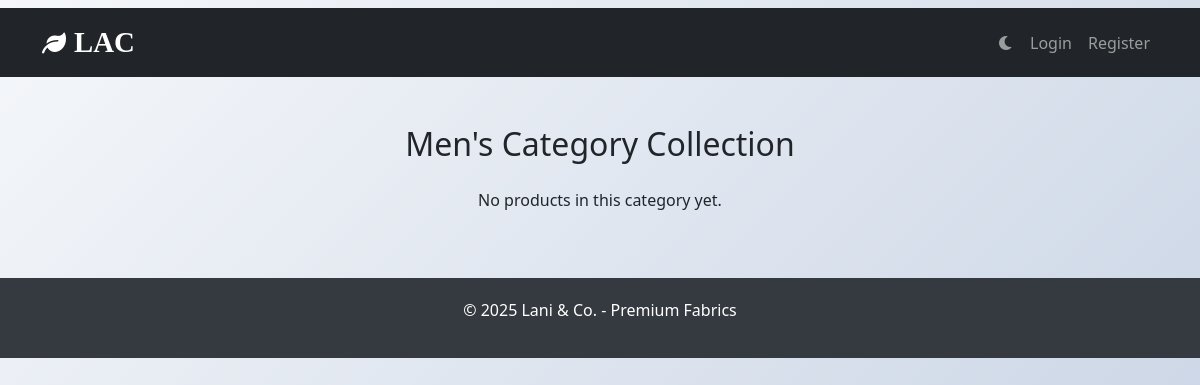
The app's page /category/men/, older data.
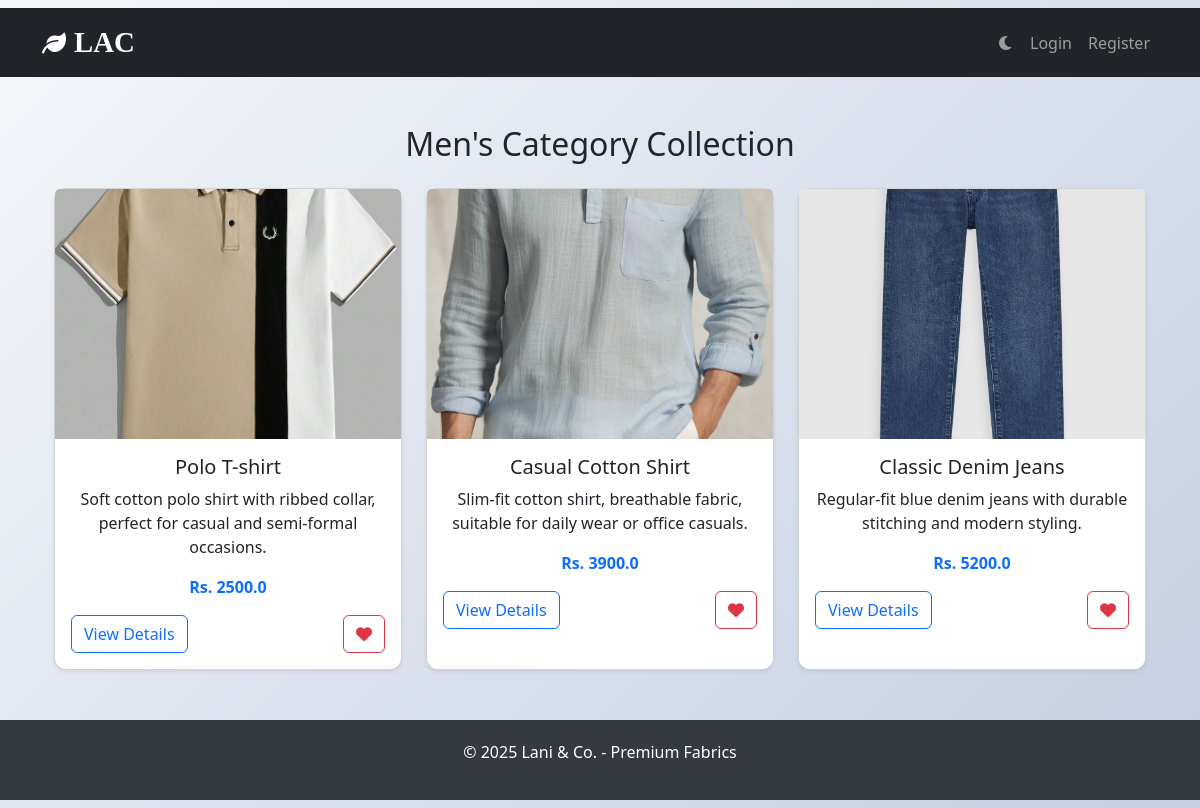
The same page, newer data.
### shop/models.py (models this page shows, shortened)
class Category(models.Model):
    name = models.CharField(max_length=100)
    slug = models.SlugField(unique=True, blank=False, null=False)
    image = models.ImageField(upload_to='categories/', blank=True, null=True)

class Product(models.Model):
    name = models.CharField(max_length=100)
    price = models.FloatField()
    category = models.ForeignKey(Category, on_delete=models.CASCADE)
    description = models.TextField(blank=True)
    image_filename = models.CharField(max_length=200, blank=True, null=True)   # static image
    is_latest = models.BooleanField(default=False)                             # admin‑controlled

### myapp/views.py (the view)
# urls.py: path('category/<slug:slug>/', views.category_products, name='category_products'),
@never_cache
def category_products(request, slug):
    category = get_object_or_404(Category, slug=slug)
    products = Product.objects.filter(category=category)
    search_query = request.GET.get('q', '')
    if search_query:
        products = products.filter(name__icontains=search_query)
    favorited_ids = []
    if request.user.is_authenticated:
        favorited_ids = request.user.favorite_set.values_list('product_id', flat=True)
    return render(request, 'category_products.html', {
        'category': category,
        'products': products,
        'search_query': search_query,
        'favorited_ids': favorited_ids,
    })

### shop/templates/category_products.html (shortened to what this page needs)
{% extends 'base.html' %}
{% load static %}
{% block content %}
<div class="container my-5">
    <h2 class="text-center mb-4">{{ category.name }} Collection</h2>
    <div class="row g-4">
        {% if products %}
            {% for product in products %}
            <div class="col-md-4">
                <div class="card h-100 shadow-sm">
                    {% if product.image_filename %}
                        <img src="{% static 'images/products/'|add:product.image_filename %}" class="card-img-top" style="height: 250px; object-fit: cover;">
                    {% elif product.image %}
                        <img src="{{ product.image.url }}" class="card-img-top" style="height: 250px; object-fit: cover;">
                    {% else %}
                        <img src="https://via.placeholder.com/300x250?text=No+Image" class="card-img-top">
                    {% endif %}
                    <div class="card-body text-center">
                        <h5 class="card-title">{{ product.name }}</h5>
                        <p class="card-text">{{ product.description|truncatewords:15 }}</p>
                        <p class="fw-bold text-primary">Rs. {{ product.price }}</p>
                        <div class="d-flex justify-content-between align-items-center">
                            <a href="{% url 'product_detail' product.id %}" class="btn btn-outline-primary">View Details</a>
                            <button class="btn favorite-btn {% if product.id in favorited_ids %}btn-danger{% else %}btn-outline-danger{% endif %}" data-product-id="{{ product.id }}">
                                <i class="fas fa-heart"></i>
                            </button>
                        </div>
                    </div>
                </div>
            </div>
            {% endfor %}
        {% else %}
            <p class="text-center">
                {% if search_query %}
                    No products found matching "{{ search_query }}" in this category.
                {% else %}
                    No products in this category yet.
                {% endif %}
            </p>
        {% endif %}
    </div>
</div>
{% endblock %}

### shop/templates/base.html (shortened to what this page needs)
{% load static %}
<!DOCTYPE html>
<html lang="en">
<head>
    <link href="https://cdn.jsdelivr.net/npm/bootstrap@5.3.0-alpha1/dist/css/bootstrap.min.css" rel="stylesheet">
    <link rel="stylesheet" href="https://cdnjs.cloudflare.com/ajax/libs/font-awesome/6.0.0/css/all.min.css">
</head>
<body>
<nav class="navbar navbar-expand-lg navbar-dark bg-dark">
    <div class="container">
        <a class="navbar-brand" href="{% url 'home' %}" style="color: white !important;">
            <i class="fas fa-leaf" style="color: white !important;"></i>
            <span style="font-family: 'Cursive', 'Brush Script MT', cursive; font-size: 1.8rem; color: white !important;">LAC</span>
        </a>
        <div class="collapse navbar-collapse" id="navbarNav">
            <ul class="navbar-nav ms-auto">
                <li class="nav-item">
                    <a class="nav-link" href="#" id="darkModeToggle">
                        <i class="fas fa-moon"></i>
                    </a>
                </li>
                {% if user.is_authenticated %}
                <li class="nav-item">
                    <a class="nav-link" href="{% url 'home' %}" title="Home">
                        <i class="fas fa-home"></i>
                    </a>
                </li>
                <li class="nav-item">
                    <a class="nav-link" href="{% url 'cart' %}" title="Cart">
                        <i class="fas fa-shopping-cart"></i>
                    </a>
                </li>
                <li class="nav-item">
                    <a class="nav-link" href="{% url 'order_history' %}" title="Orders">
                        <i class="fas fa-box"></i>
                    </a>
                </li>
                <li class="nav-item">
                    <a class="nav-link" href="{% url 'profile' %}" title="Profile">
                        <i class="fas fa-user"></i>
                    </a>
                </li>
                <li class="nav-item">
                    <a class="nav-link" href="{% url 'favorites' %}" title="Favorites">
                        <i class="fas fa-heart"></i>
                    </a>
                </li>
                <li class="nav-item">
                    <a class="nav-link" href="{% url 'logout' %}" title="Logout">
                        <i class="fas fa-sign-out-alt"></i>
                    </a>
                </li>
                {% else %}
                <li class="nav-item">
                    <a class="nav-link" href="{% url 'login' %}">Login</a>
                </li>
                <li class="nav-item">
                    <a class="nav-link" href="{% url 'register' %}">Register</a>
                </li>
                {% endif %}
            </ul>
        </div>
    </div>
</nav>
<div class="container mt-4">
    {% block content %}
    {% endblock %}
</div>
{% block footer %}
<footer class="text-center">
    <div class="container">
        <p>&copy; 2025 Lani & Co. - Premium Fabrics</p>
    </div>
</footer>
{% endblock %}
</body>
</html>

### shop/templates/base.html (style rules this page uses)
body { background: linear-gradient(135deg, #f5f7fa 0%, #c3cfe2 100%); min-height: 100vh; transition: background 0.3s, color 0.3s; }
.navbar-brand { font-weight: bold; font-size: 1.5rem; color: #8B4513 !important; display: flex; align-items: center; gap: 8px; }
footer { margin-top: 50px; background-color: #343a40; color: white; padding: 20px 0; }
.card { border-radius: 12px; }
.btn { position: relative; overflow: hidden; transition: background 0.3s, transform 0.2s; }

Row changes from the older to the newer data that the page shows:
added Product: image_filename (picture), name "Polo T-shirt", description "Soft cotton polo shirt with ribbed collar, perfect for casual and semi-formal occasions.", price "2500.0"
added Product: image_filename (picture), name "Casual Cotton Shirt", description "Slim-fit cotton shirt, breathable fabric, suitable for daily wear or office casuals.", price "3900.0"
added Product: image_filename (picture), name "Classic Denim Jeans", description "Regular-fit blue denim jeans with durable stitching and modern styling.", price "5200.0"
Text that changed along with them:
text no longer shown: "No products in this category yet."
